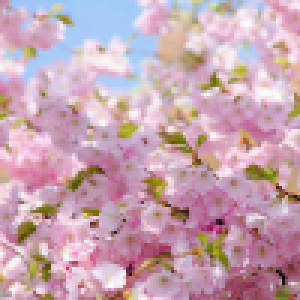
#> input picture parallel_computing/img.bmp, 100 x 100 px (shown 3 times larger)
$ python task3.py
#> lines starting #> are read from the running program, lines starting #| are printed output that depends on the picture
# -*- coding: utf-8 -*-
import random
import time
from threading import Thread
from PIL import Image

ITER_NUM = 10

class MyThread(Thread):
    def __init__(self, start, end):
        """Инициализация потока"""
        Thread.__init__(self)
        self.start = start
        self.end = end

    def run(self):
        """Запуск потока"""
        # print("Hello")
        # print(self.start, self.end)
        for y in range(self.start, self.end):
            for x in range(image.width):
                a = list(image.getpixel((x, y)))
                b = image2.getpixel((x, y))

                a[0] = (a[0] + b[0])//2
                a[1] = (a[1] + b[1])//2
                a[2] = (a[2] + b[2])//2

                image.putpixel((x,y), tuple(a))

def do_algo():
    for y in range(image.height):
        for x in range(image.width):
            a = list(image.getpixel((x, y)))
            b = image2.getpixel((x, y))

            a[0] = (a[0] + b[0])//2
            a[1] = (a[1] + b[1])//2
            a[2] = (a[2] + b[2])//2

            image.putpixel((x,y), tuple(a))

def create_threads():
    """
    Создаем группу потоков
    """
    for i in range(4):
        start = i*(image.height // 4)
        end = (i+1)*(image.height // 4)
        my_thread = MyThread(start, end)
        my_thread.run()


if __name__ == "__main__":
    start_time = time.time()
    for i in range(ITER_NUM):
        image = Image.open('img.bmp').convert("RGB")
#> image is the input picture: PIL image 100x100 RGB; mean R, G, B 198.7, 165, 177.9
        image2 = Image.open('img1.bmp').convert("RGB")
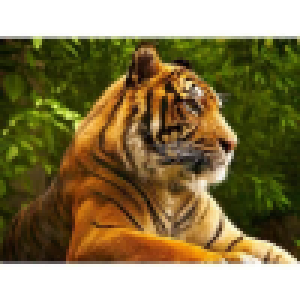
#> input picture parallel_computing/img1.bmp, 100 x 100 px (shown 3 times larger)
#> image2 is the input picture: PIL image 100x100 RGB; mean R, G, B 137.2, 123.5, 83.3
        do_algo()
#> after the loop in do_algo, `for y in range(image.height):`:
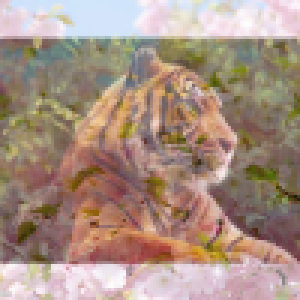
#> image: PIL image 100x100 RGB (shown 3 times larger); mean R, G, B 167.7, 144, 130.4

        image.save('out.bmp')
    print("Algo ended")
    print("--- %s seconds ---" % (time.time() - start_time))

    start_time = time.time()
    for i in range(ITER_NUM):
        image = Image.open('img.bmp').convert("RGB")
        image2 = Image.open('img1.bmp').convert("RGB")
        create_threads()

        image.save('out1.bmp')
    print("Parallel algo ended")
    print("--- %s seconds ---" % (time.time() - start_time))
